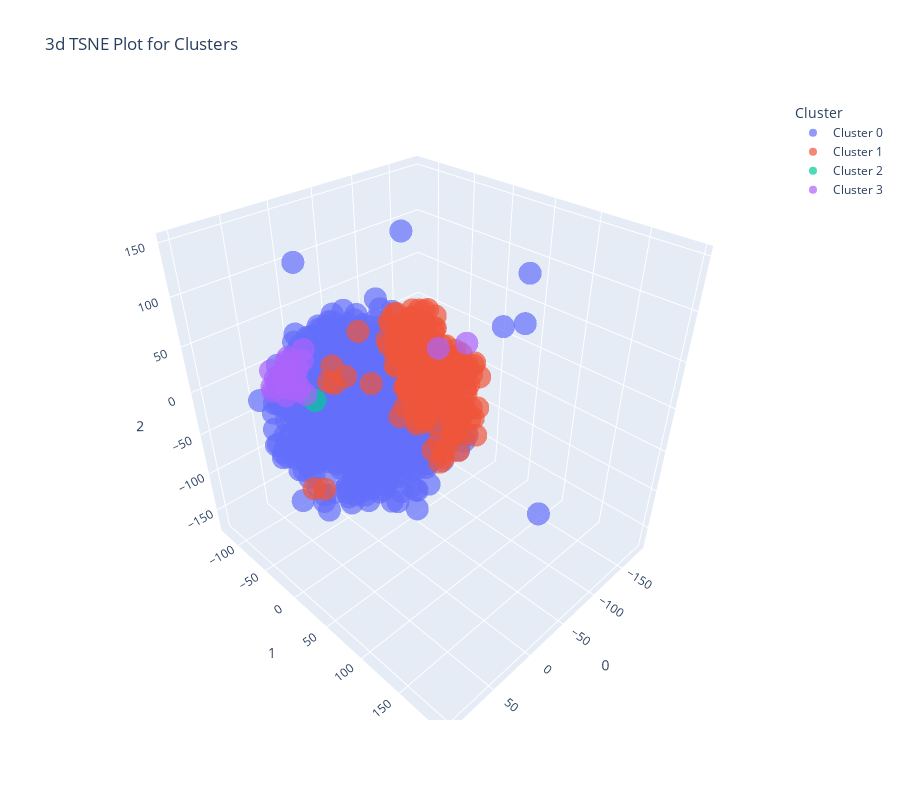

The cell this chart's notebook holds for it:
### Code cell
plot_model(birch, plot = 'tsne')

### Figure 1 — Plotly figure (JSON) as saved in the notebook; plotly's stock layout.template omitted (floating-point values rounded to 4 significant figures; data arrays with more than 128 entries replaced by an {"elided": "..."} marker saying what was removed)
{"data": [{"customdata": {"elided": "615x1 float values"}, "hovertemplate": "Cluster=Cluster 0<br>0=%{x}<br>1=%{y}<br>2=%{z}<br>Feature=%{customdata[0]}<extra></extra>", "legendgroup": "Cluster 0", "marker": {"color": "#636efa", "opacity": 0.7, "symbol": "circle"}, "mode": "markers", "name": "Cluster 0", "scene": "scene", "showlegend": true, "type": "scatter3d", "x": {"elided": "615 float values"}, "y": {"elided": "615 float values"}, "z": {"elided": "615 float values"}}, {"customdata": {"elided": "180x1 int values"}, "hovertemplate": "Cluster=Cluster 1<br>0=%{x}<br>1=%{y}<br>2=%{z}<br>Feature=%{customdata[0]}<extra></extra>", "legendgroup": "Cluster 1", "marker": {"color": "#EF553B", "opacity": 0.7, "symbol": "circle"}, "mode": "markers", "name": "Cluster 1", "scene": "scene", "showlegend": true, "type": "scatter3d", "x": {"elided": "180 float values"}, "y": {"elided": "180 float values"}, "z": {"elided": "180 float values"}}, {"customdata": [[90]], "hovertemplate": "Cluster=Cluster 2<br>0=%{x}<br>1=%{y}<br>2=%{z}<br>Feature=%{customdata[0]}<extra></extra>", "legendgroup": "Cluster 2", "marker": {"color": "#00cc96", "opacity": 0.7, "symbol": "circle"}, "mode": "markers", "name": "Cluster 2", "scene": "scene", "showlegend": true, "type": "scatter3d", "x": [-6.533], "y": [-100.5], "z": [-49.95]}, {"customdata": [[51], [48], [62], [90], [57], [81], [50], [78], [54], [56], [49], [46], [55], [43], [71], [78], [78], [39], [48], [53], [53], [46]], "hovertemplate": "Cluster=Cluster 3<br>0=%{x}<br>1=%{y}<br>2=%{z}<br>Feature=%{customdata[0]}<extra></extra>", "legendgroup": "Cluster 3", "marker": {"color": "#ab63fa", "opacity": 0.7, "symbol": "circle"}, "mode": "markers", "name": "Cluster 3", "scene": "scene", "showlegend": true, "type": "scatter3d", "x": [75.0, 46.9, 90.66, 68.92, -94.15, 80.85, 58.02, 79.77, 62.3, 69.64, 68.09, 67.54, 63.62, 58.99, 47.16, 72.92, 78.19, 60.13, 58.35, 80.81, 58.29, -41.42], "y": [-43.63, -35.41, -18.62, -41.4, 32.09, -14.29, -30.47, -37.35, -21.52, -28.32, -35.64, -23.41, -31.42, -26.44, -31.86, -18.43, -18.87, -41.14, -31.41, -28.11, -19.24, 45.77], "z": [48.76, 50.02, 46.53, 33.37, 37.81, 58.63, 26.3, 37.06, 35.71, 35.1, 45.92, 45.18, 62.56, 51.44, 63.26, 63.4, 35.64, 52.34, 39.16, 50.56, 27.42, 59.8]}], "layout": {"height": 800, "legend": {"title": {"text": "Cluster"}, "tracegroupgap": 0}, "scene": {"domain": {"x": [0, 1], "y": [0, 1]}, "xaxis": {"title": {"text": "0"}}, "yaxis": {"title": {"text": "1"}}, "zaxis": {"title": {"text": "2"}}}, "title": {"text": "3d TSNE Plot for Clusters"}, "width": 900}}
